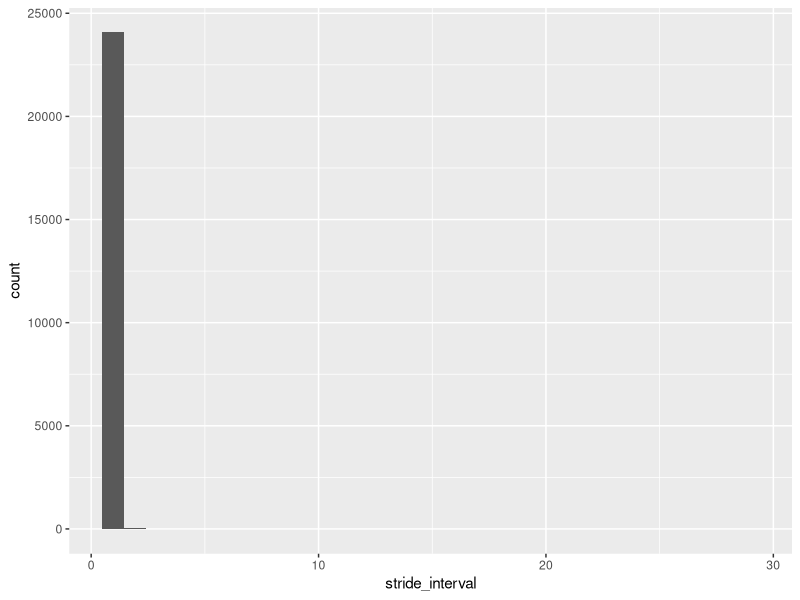

The R source for this figure:
## ---- chunk 1
library(knitr)
knitr::opts_chunk$set(collapse = TRUE, comment = "#>", 
                      fig.path = "imgs/eda-", 
                      echo = FALSE, message = FALSE, 
                      warning = FALSE, error = FALSE)
knitr::opts_chunk$set(fig.width = 8, fig.height = 8)
options(scipen = 999)
## ---- chunk 2
library(dplyr)
library(ggplot2)
library(scales)
## ---- chunk 3
intervals <- read.csv("../data/prepped/intervals.csv", stringsAsFactors = FALSE)
details <- read.csv("../data/prepped/details.csv", stringsAsFactors = FALSE)
intervals <- merge(intervals, details, by = "subject_id")
## ---- chunk 4

## ---- chunk 5
ggplot(intervals, aes(x = stride_interval)) + 
  geom_histogram()

# todo check acf to ensure that stride_interval's aren't autocorrelated
## ---- chunk 6
sessionInfo()
